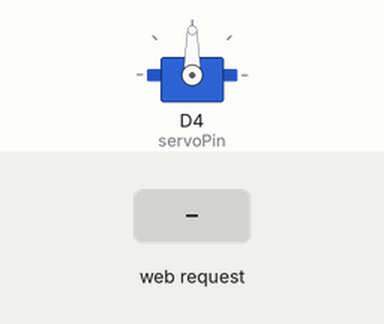
A sketch run on a simulated ESP8266 (NodeMCU). Parts: servo. Inputs (shaded band) come from the test bench. WiFi joins after 1.5 s; servers stay silent unless stated; what the sketch prints to the serial monitor is not drawn.

Above: at 2.7 s.
2.8 s: HTTP request GET /?value= received
At 3.7 s:
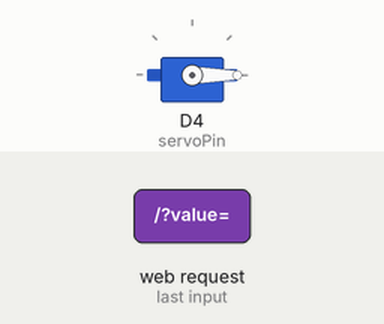
Timing chart, 0 to 5.8 s (numbered marks = the images above; inputs shaded):
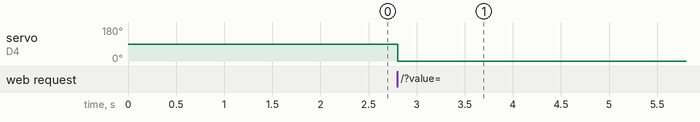

Measured:
- after the input at 2.8 s, servo on D4 (servoPin): 90° → 0° at once

The sketch:

program.ino
```cpp
#include <ESP8266WiFi.h>
#include <Servo.h>
// create servo object to control a servo
// twelve servo objects can be created on most boards
Servo myservo;

// GPIO the servo is attached to
static const int servoPin = D4;

// Replace with your network credentials
const char *ssid = "Wi-Fi_SSID";
const char *password = "password";

// Set web server port number to 80
WiFiServer server(80);

// Variable to store the HTTP request
String header;

// Decode HTTP GET value
String valueString = String(5);
int pos1 = 0;
int pos2 = 0;

// Current time
unsigned long currentTime = millis();
// Previous time
unsigned long previousTime = 0;
// Define timeout time in milliseconds (example: 2000ms = 2s)
const long timeoutTime = 2000;

void setup()
{
    Serial.begin(115200);
    // attaches the servo on the servoPin to the servo object
    myservo.attach(servoPin);

    // Connect to Wi-Fi network with SSID and password
    Serial.print("Connecting to ");
    Serial.println(ssid);
    WiFi.begin(ssid, password);
    while (WiFi.status() != WL_CONNECTED)
    {
        delay(500);
        Serial.print(".");
    }

    // Print local IP address and start web server
    Serial.println("");
    Serial.println("WiFi connected.");
    Serial.println("IP address: ");
    Serial.println(WiFi.localIP());
    server.begin();
}

void loop()
{
    WiFiClient client = server.available(); // Listen for incoming clients

    if (client)
    {
        // If a new client connects,
        currentTime = millis();
        previousTime = currentTime;
        Serial.println("New Client."); // print a message out in the serial port
        String currentLine = "";       // make a String to hold incoming data from the client
        while (client.connected() && currentTime - previousTime <= timeoutTime)
        {
            // loop while the client's connected
            currentTime = millis();
            if (client.available())
            {
                // if there's bytes to read from the client,
                char c = client.read(); // read a byte, then
                Serial.write(c);        // print it out the serial monitor
                header += c;
                if (c == '\n')
                {
                    // if the byte is a newline character
                    // if the current line is blank, you got two newline characters in a row.
                    // that's the end of the client HTTP request, so send a response:
                    if (currentLine.length() == 0)
                    {
                        // HTTP headers always start with a response code (e.g. HTTP/1.1 200 OK)
                        // and a content-type so the client knows what's coming, then a blank line:
                        client.println("HTTP/1.1 200 OK");
                        client.println("Content-type:text/html");
                        client.println("Connection: close");
                        client.println();

                        // Display the HTML web page
                        // sends the head of the html document along with the css and javascript
                        client.println("<!DOCTYPE html><html lang='en'><head> <meta charset='UTF-8'>");
                        client.println("<meta http-equiv='X-UA-Compatible' content='IE=edge'> <meta name='viewport' content='width=device-width, initial-scale=1.0'> <title>Servo Control</title>");
                        client.println("<script src='https://cdn.jsdelivr.net/npm/jquery@3.6.0/dist/jquery.min.js' integrity='sha256-/xUj+3OJU5yExlq6GSYGSHk7tPXikynS7ogEvDej/m4=' crossorigin='anonymous'></script>");
                        client.println("<link href='https://cdn.jsdelivr.net/npm/bootstrap@5.0.2/dist/css/bootstrap.min.css' rel='stylesheet' integrity='sha384-EVSTQN3/azprG1Anm3QDgpJLIm9Nao0Yz1ztcQTwFspd3yD65VohhpuuCOmLASjC' crossorigin='anonymous'>");
                        client.println("<script src='https://cdn.jsdelivr.net/npm/bootstrap@5.0.2/dist/js/bootstrap.bundle.min.js' integrity='sha384-MrcW6ZMFYlzcLA8Nl+NtUVF0sA7MsXsP1UyJoMp4YLEuNSfAP+JcXn/tWtIaxVXM' crossorigin='anonymous'></script></head>");
                        // sends the body of the html document
                        client.println("<body> <div class='container-fluid m-0 p-0'> <nav class='navbar navbar-dark bg-primary'>");
                        client.println("<div class='container-fluid'> <span class='navbar-brand mb-0 h1'>Servo Motor Web</span> </div></nav>");
                        client.println("<div class='row' style='height:50vh; max-width:100vw;'> <div class='col-4 align-self-center'>");
                        client.println("<div class='card text-center'> <div class='card-body w-100' style='height:20vh'>");
                        client.println("<div class='card-text'> This page allows us to change the position of servo motor by using the slider on the right. </div></div></div></div>");
                        client.println("<div class='col-4 align-self-center'> <h3>Position: <span id='servoPos'></span></h3> <div class='slidecontainer'>");
                        client.println("<div class='container'> <div class='row'> <div class='col'> <input type='range' min='0' max='180' class='slider w-100' id='servoSlider' onchange='servo(this.value)' value='' + valueString + ''/> </div></div>");
                        client.println("<div class='row'> <div class='col'>0</div><div class='col text-center'>90</div><div class='col text-end'>180</div></div></div></div></div><div class='col-4 m-0 p-0'></div></div></div>");
                        // sends our custom java-script code written in j-query
                        client.println("<script type='text/javascript'> var slider=document.getElementById('servoSlider'); var servoP=document.getElementById('servoPos');");
                        client.println("servoP.innerHTML=slider.value; slider.oninput=function (){slider.value=this.value; servoP.innerHTML=this.value;}$.ajaxSetup({timeout: 1000}); function servo(pos){$.get('/?value=' + pos + '&');{Connection: close};}</script>");
                        client.println("<script>var slider = document.getElementById(\"servoSlider\");");
                        client.println("var servoP = document.getElementById(\"servoPos\"); servoP.innerHTML = slider.value;");
                        client.println("slider.oninput = function() { slider.value = this.value; servoP.innerHTML = this.value; }");
                        client.println("$.ajaxSetup({timeout:1000}); function servo(pos) { ");
                        client.println("$.get(\"/?value=\" + pos + \"&\"); {Connection: close};}</script>");

                        // uses http method GET to get the values from the webpage using j-Query
                        // GET /?value=180& HTTP/1.1
                        if (header.indexOf("GET /?value=") >= 0)
                        {
                            pos1 = header.indexOf('=');
                            pos2 = header.indexOf('&');
                            valueString = header.substring(pos1 + 1, pos2);

                            // Rotate the servo
                            myservo.write(valueString.toInt());
                            Serial.println(valueString);
                        }

                        // The HTTP response ends with another blank line
                        client.println();
                        // Break out of the while loop
                        break;
                    }
                    else
                    {
                        // if you got a newline, then clear currentLine
                        currentLine = "";
                    }
                }
                else if (c != '\r')
                {
                    // if you got anything else but a carriage return character,
                    currentLine += c; // add it to the end of the currentLine
                }
            }
        }

        // Clear the header variable
        header = "";
        // Close the connection
        client.stop();
        Serial.println("Client disconnected.");
        Serial.println("");
    }
}
```
